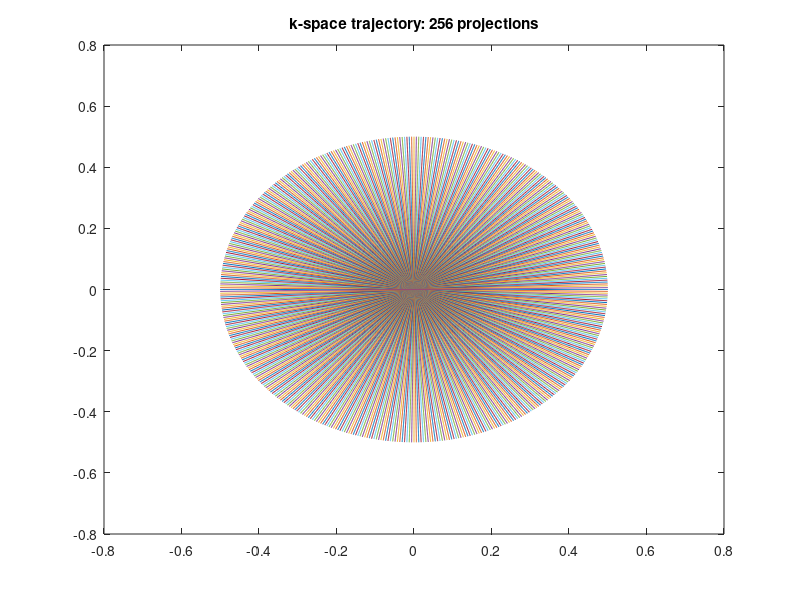

Write the MATLAB code that produced this figure. (Note: this script raises an error after producing the figure.)
%% Radial Regridding

clear all; close all; clc;

%% add bin to path
addpath ../bin

%% Load data
load kspaceRadial.mat;

kspace = kspace(:,:);
%% Radial Sampling Pattern
[numSamplesOnSpoke, numSpokes] = size(kspace);

rho=linspace(-0.5,0.5,numSamplesOnSpoke)';
theta = [0:pi/numSpokes:pi-pi/numSpokes];

for ii = 1:length(theta)
    k(:,ii) = rho*exp(-j*theta(ii));
end
figure, plot(k), title(['k-space trajectory: ', num2str(numSpokes), ' projections']);

% Calculate density compensation function
w = abs(rho);
w = repmat(w, 1, numSpokes);

%% Perform Regridding with Kaiser Besser Kernel 64
osf = 1; % 1 or 2
wg = 3;  % 3 to 7
tic
[imgRegrid_kb,kernel] = gridkb(kspace,k,w,64,osf,wg,'image');
toc
figure, imshow(abs(flipud(imgRegrid_kb)),[]);

%% MatlabTest_8SK3w32
osf=1
 kspace_test = ([0.0046-0.0021i]);
 wg = 3;
 k_test = ([0.25-0.4330i]);
 w_test = ([1]);
 
 [imgRegrid_kb,kernel] = gridkb(kspace_test,k_test,w_test,32,osf,wg,'image');
 figure, imshow(abs(flipud(imgRegrid_kb)),[]);

%% Perform Regridding with Kaiser Besser Kernel 256
kspace2 = kspace;
osf = 1;
wg = 3;

tic
[imgRegrid_kb,kernel] = gridkb(kspace2,k,w,128,osf,wg,'image');
toc

figure, imshow(abs((fliplr(imgRegrid_kb))),[]);

%% Test FFT output
osf=1
 kspace_test = ([1]);
 wg = 3;
 k_test = ([0]);
 w_test = ([1]);
 
[imgRegrid_kb,kernel] = gridkb(kspace_test,k_test,w_test,16,osf,wg,'image');
figure, imshow(abs(flipud(imgRegrid_kb)),[]);
